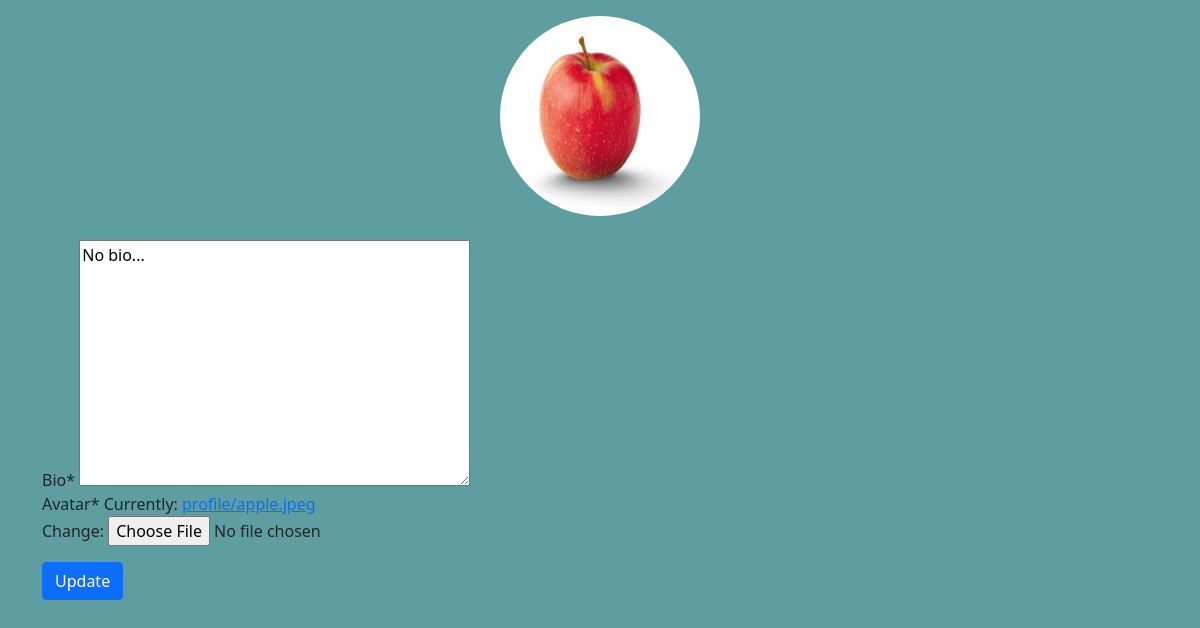
The app's page /profile (signed in) with its own data.
### Applications/Profile/models.py (models this page shows, shortened)
class Profile(models.Model):
    user = models.OneToOneField(User, on_delete=models.CASCADE)
    bio = models.TextField(default="No bio...")
    avatar = models.ImageField(upload_to="profile", default='profile/noimage.png')
    created = models.DateTimeField(auto_now_add=True)
    updated = models.DateTimeField(auto_now=True)

### Applications/Profile/views.py (the view)
# urls.py: path('', my_profile_view, name='my'),
def my_profile_view(request):
    profile = Profile.objects.get(user=request.user)
    form = ProfileForm(request.POST or None, request.FILES or None, instance=profile)
    confirm = False
    print(profile.avatar.url)
    if form.is_valid():
        form.save()
        confirm = True
    context = {
        'profile': profile,
        'form': form,
        'confirm': confirm,
    }
    return render(request, 'Profile/main.html', context)

### Applications/Profile/forms.py
class ProfileForm(forms.ModelForm):
    class Meta:
        model = Profile
        exclude = ('user',)

### templates/Profile/main.html (shortened to what this page needs)
{% extends "base.html" %}
{% load crispy_forms_tags %}
{% block content %}
  <div class="text-center">
    <img src="{{profile.avatar.url}}" alt="my-profile" class="avatar-big">
  </div>
<br>
<form action="" method="POST" enctype="multipart/form-data">
{{form|crispy}}
<button type="submit" class="btn btn-primary mt-3">Update</button>
</form>
{% endblock content %}

### static/style.css (style rules this page uses)
.avatar-big { height: 200px; width: 200px; border-radius: 50%; }

### records on screen
Profile: avatar (picture), bio "No bio..."
